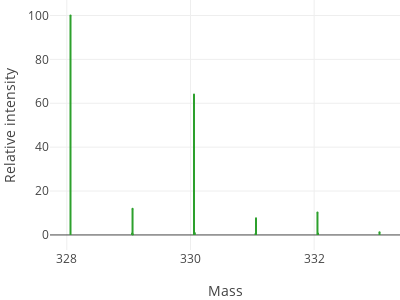

The notebook cell saved with this chart:
### Code cell
display("image/svg+xml", drawsvg(mol, 200, 200))

datapoints= scatter(
    x=arr[:, 1], y=arr[:, 2], name="Intensity",
    mode="markers", marker_size=2, marker_color="#2ca02c"
)
lines = map(eachrow(arr)) do r
    scatter(
        x=[r[1], r[1]], y=[0, r[2]],
        mode="lines", line_width=2, line_color="#2ca02c", hoverinfo="skip"
    )
end
data = Base.typed_vcat(GenericTrace, datapoints, lines)
layout = Layout(
    width=400, height=300,
    margin=Dict(:l => 50, :b => 50),
    showlegend=false,
    yaxis=Dict(:title => "Relative intensity"), xaxis=Dict(:title => "Mass")
)
plot(data, layout)

### Figure 1 — Plotly figure (JSON) as saved in the notebook; plotly's stock layout.template omitted (floating-point values rounded to 4 significant figures)
{"data": [{"marker": {"color": "#2ca02c", "size": 2}, "mode": "markers", "name": "Intensity", "type": "scatter", "x": [328.1, 329.1, 329.1, 329.1, 330.1, 330.1, 330.1, 331.1, 331.1, 332.1, 332.1, 332.1, 333.1], "y": [100, 0.7, 11.9, 0.2, 64, 1, 0.6, 0.5, 7.6, 10.2, 0.7, 0.4, 1.2]}, {"hoverinfo": "skip", "line": {"color": "#2ca02c", "width": 2}, "mode": "lines", "type": "scatter", "x": [328.1, 328.1], "y": [0, 100]}, {"hoverinfo": "skip", "line": {"color": "#2ca02c", "width": 2}, "mode": "lines", "type": "scatter", "x": [329.1, 329.1], "y": [0, 0.7]}, {"hoverinfo": "skip", "line": {"color": "#2ca02c", "width": 2}, "mode": "lines", "type": "scatter", "x": [329.1, 329.1], "y": [0, 11.9]}, {"hoverinfo": "skip", "line": {"color": "#2ca02c", "width": 2}, "mode": "lines", "type": "scatter", "x": [329.1, 329.1], "y": [0, 0.2]}, {"hoverinfo": "skip", "line": {"color": "#2ca02c", "width": 2}, "mode": "lines", "type": "scatter", "x": [330.1, 330.1], "y": [0, 64]}, {"hoverinfo": "skip", "line": {"color": "#2ca02c", "width": 2}, "mode": "lines", "type": "scatter", "x": [330.1, 330.1], "y": [0, 1]}, {"hoverinfo": "skip", "line": {"color": "#2ca02c", "width": 2}, "mode": "lines", "type": "scatter", "x": [330.1, 330.1], "y": [0, 0.6]}, {"hoverinfo": "skip", "line": {"color": "#2ca02c", "width": 2}, "mode": "lines", "type": "scatter", "x": [331.1, 331.1], "y": [0, 0.5]}, {"hoverinfo": "skip", "line": {"color": "#2ca02c", "width": 2}, "mode": "lines", "type": "scatter", "x": [331.1, 331.1], "y": [0, 7.6]}, {"hoverinfo": "skip", "line": {"color": "#2ca02c", "width": 2}, "mode": "lines", "type": "scatter", "x": [332.1, 332.1], "y": [0, 10.2]}, {"hoverinfo": "skip", "line": {"color": "#2ca02c", "width": 2}, "mode": "lines", "type": "scatter", "x": [332.1, 332.1], "y": [0, 0.7]}, {"hoverinfo": "skip", "line": {"color": "#2ca02c", "width": 2}, "mode": "lines", "type": "scatter", "x": [332.1, 332.1], "y": [0, 0.4]}, {"hoverinfo": "skip", "line": {"color": "#2ca02c", "width": 2}, "mode": "lines", "type": "scatter", "x": [333.1, 333.1], "y": [0, 1.2]}], "layout": {"height": 300, "margin": {"b": 50, "l": 50, "r": 0, "t": 0}, "showlegend": false, "width": 400, "xaxis": {"name": "Mass", "title": "Mass"}, "yaxis": {"title": "Relative intensity"}}}
